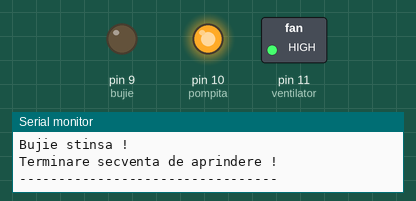
Recording of a sketch running on a simulated Arduino Uno, built with avr-gcc and run on an emulated ATmega328P. On the bench: switched loads named in the sketch (green lamp = pin HIGH), output pins drawn as LEDs (lit = HIGH), the last lines printed to the serial monitor.

Above: at 19.4 s.
At 21.35 s:
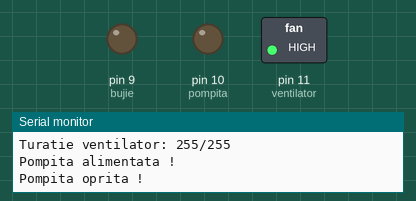
Timing chart, 0 to 22.4 s (numbered marks = the images above):
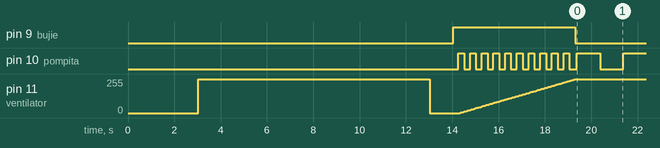

The sketch:

webasto00a.ino
```cpp
// sistem control Webasto
// program scris de Nicu FLORICA (niq_ro)
// program testat de George MORSOACA (Tommy)
// versiune 0, simulare program simplu - 16.10.2017, Craiova

#define pompita 10
#define ventilator 11
#define bujie 9
int aerisire = 10000;  // timp pentru ventilare camera (ms)
int tpbujie = 10; // timp mentinere pornita bujie (s)
int tppompa1 = 500;  // timp alimentare pompa la aprindere
int tppompa2 = 1000; // timp alimentare pompa la functionare normala
int pas = 10; // fragmentare crestere turatie ventilator
int turatie = 0;

void setup() {
Serial.begin(9600);
Serial.println("Simulare control Webasto ...");

pinMode(pompita, OUTPUT);
pinMode(ventilator, OUTPUT);
pinMode(bujie, OUTPUT);

digitalWrite(pompita, 0);  // pompita oprita
analogWrite(ventilator, 0); // ventilator oprit
digitalWrite(bujie, 0); // bujie stinsa

// se simuleaza asteptarea
Serial.println("Sistem in asteptare !");
Serial.println("---------------------------------");
delay(3000);

// simulam apasare buton de pornire sau comanda de pornire
Serial.println("Se da comanda de pornire !");
// 1) aerisire camera de gaze
analogWrite(ventilator, 255); // ventilator pornit la turatie maxima
Serial.println("Porneste ventilator pentru aerisire camera !");
delay(aerisire);
analogWrite(ventilator, 0); // ventilator oprit
Serial.println("Se opreste ventilatorul !");
delay(1000); // mica pauza

Serial.println("---------------------------------");
Serial.println("Se initializeaza procedura de aprindere !");
// 2) alimentare bujie, pompa alimentata cu 2 impulsuri pe minut, turatie ventilator in crestere
digitalWrite(bujie, 1);  // alimentare bujie
Serial.println("Bujie aprinsa !");
delay(200); // mica intarziere

for (int i = 0; i<tpbujie; i++)
{
 digitalWrite(pompita, 1); // alimentare pompita
 Serial.println("Pompita alimentata !");
for (int j = 0; j<pas/2; j++)
{
  turatie = 25.5*(10*i+j)/tpbujie;
  analogWrite(ventilator, turatie);  // crestere turatie pompita
  Serial.print("Turatie ventilator: ");
  Serial.print(turatie);
  Serial.println("/255");
  delay(tppompa1/pas);
}
  digitalWrite(pompita, 0); // oprire pompita
  Serial.println("Pompita oprita !");
for (int j = pas/2; j<pas; j++)
{
  turatie = 25.5*(10*i+j)/tpbujie;
  analogWrite(ventilator, turatie);  // crestere turatie pompita
  Serial.print("Turatie ventilator: ");
  Serial.print(turatie);
  Serial.println("/255");
  delay(tppompa1/pas);
}
}
digitalWrite(bujie, 0);  // decuplare bujie
Serial.println("Bujie stinsa !");
Serial.println("Terminare secventa de aprindere !");
Serial.println("---------------------------------");
analogWrite(ventilator, 255);  // ventilator la turatie maxima
  Serial.print("Turatie ventilator: ");
  Serial.print("255");
  Serial.println("/255");
}

void loop() {
// 3) functionare normala: ventilator la turatie maxima si pompita alimentata la 1 secunda
  digitalWrite(pompita, 1); // alimentare pompita
  Serial.println("Pompita alimentata !");
  delay(tppompa2);
  digitalWrite(pompita, 0); // oprire pompita
  Serial.println("Pompita oprita !");
  delay(tppompa2);
}
```

Measured:
- by itself, pin 10 (pompita): goes 9 × (LOW 0.25 s, HIGH 0.25 s), LOW 0.30 s, 10 × (HIGH 1.0 s, LOW 1.0 s), then HIGH
